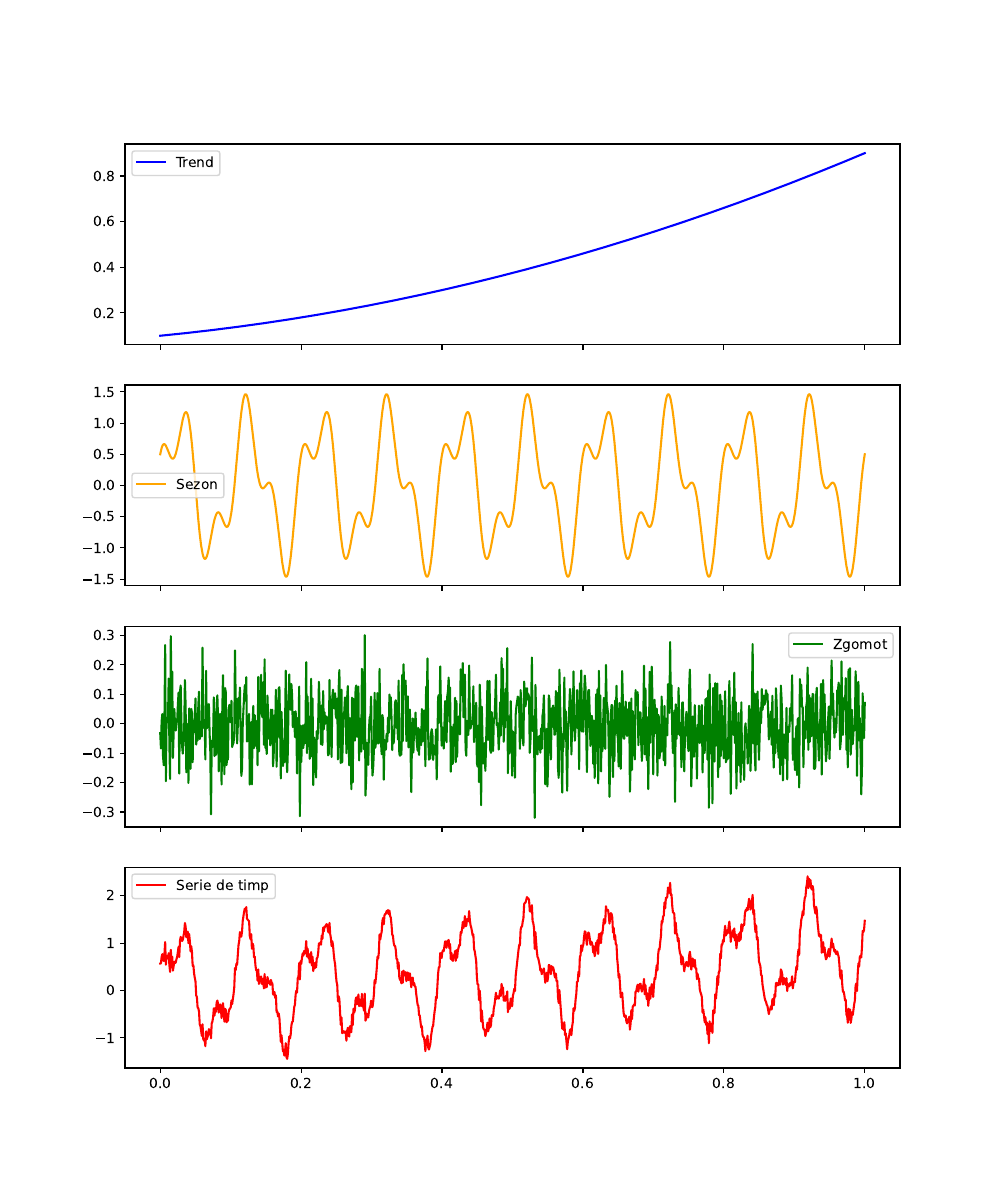

This figure's Python source:
import numpy as np
import matplotlib.pyplot as plt

N = 1000
t = np.linspace(0, 1, N)

trend = 0.5 * t**2 + 0.3 * t + 0.1

freq1, freq2 = 10, 25
season = np.sin(2 * np.pi * freq1 * t) + 0.5 * np.cos(2 * np.pi * freq2 * t)
noise = np.random.normal(0, 0.1, N)

time_series = trend + season + noise

fig, axs = plt.subplots(4, 1, figsize=(10, 12), sharex=True)

axs[0].plot(t, trend, label="Trend", color="blue")
axs[0].legend()

axs[1].plot(t, season, label="Sezon", color="orange")
axs[1].legend()

axs[2].plot(t, noise, label="Zgomot", color="green")
axs[2].legend()

axs[3].plot(t, time_series, label="Serie de timp", color="red")
axs[3].legend()

plt.savefig("ex1_a.pdf")
plt.show()